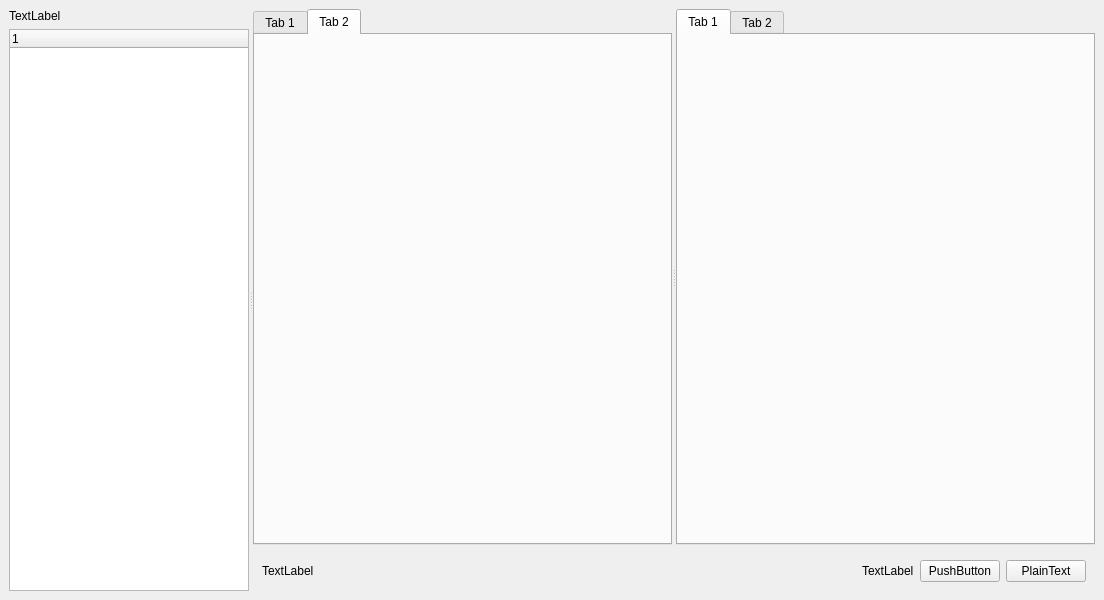
<?xml version="1.0" encoding="UTF-8"?>
<ui version="4.0">
 <class>MainWindow</class>
 <widget class="QMainWindow" name="MainWindow">
  <property name="geometry">
   <rect>
    <x>0</x>
    <y>0</y>
    <width>1104</width>
    <height>600</height>
   </rect>
  </property>
  <property name="windowTitle">
   <string>MainWindow</string>
  </property>
  <widget class="QWidget" name="centralwidget">
   <layout class="QVBoxLayout" name="verticalLayout_2">
    <item>
     <widget class="QSplitter" name="splitter_2">
      <property name="orientation">
       <enum>Qt::Horizontal</enum>
      </property>
      <widget class="QWidget" name="widget" native="true">
       <layout class="QVBoxLayout" name="verticalLayout_3">
        <item>
         <widget class="QLabel" name="label_3">
          <property name="text">
           <string>TextLabel</string>
          </property>
         </widget>
        </item>
        <item>
         <widget class="QTreeWidget" name="treeWidget">
          <column>
           <property name="text">
            <string notr="true">1</string>
           </property>
          </column>
         </widget>
        </item>
       </layout>
      </widget>
      <widget class="QWidget" name="widget_2" native="true">
       <layout class="QVBoxLayout" name="verticalLayout">
        <item>
         <widget class="QSplitter" name="splitter">
          <property name="orientation">
           <enum>Qt::Horizontal</enum>
          </property>
          <widget class="QTabWidget" name="tabWidget">
           <property name="currentIndex">
            <number>1</number>
           </property>
           <widget class="QWidget" name="tab">
            <attribute name="title">
             <string>Tab 1</string>
            </attribute>
           </widget>
           <widget class="QWidget" name="tab_2">
            <attribute name="title">
             <string>Tab 2</string>
            </attribute>
           </widget>
          </widget>
          <widget class="QTabWidget" name="tabWidget_2">
           <property name="currentIndex">
            <number>0</number>
           </property>
           <widget class="QWidget" name="tab_3">
            <attribute name="title">
             <string>Tab 1</string>
            </attribute>
           </widget>
           <widget class="QWidget" name="tab_4">
            <attribute name="title">
             <string>Tab 2</string>
            </attribute>
           </widget>
          </widget>
         </widget>
        </item>
        <item>
         <widget class="QWidget" name="widget_4" native="true">
          <property name="sizePolicy">
           <sizepolicy hsizetype="Preferred" vsizetype="Fixed">
            <horstretch>0</horstretch>
            <verstretch>0</verstretch>
           </sizepolicy>
          </property>
          <layout class="QHBoxLayout" name="horizontalLayout_2">
           <item>
            <widget class="QLabel" name="label">
             <property name="text">
              <string>TextLabel</string>
             </property>
            </widget>
           </item>
           <item>
            <spacer name="horizontalSpacer">
             <property name="orientation">
              <enum>Qt::Horizontal</enum>
             </property>
             <property name="sizeHint" stdset="0">
              <size>
               <width>598</width>
               <height>20</height>
              </size>
             </property>
            </spacer>
           </item>
           <item>
            <widget class="QLabel" name="label_2">
             <property name="text">
              <string>TextLabel</string>
             </property>
            </widget>
           </item>
           <item>
            <widget class="QPushButton" name="pushButton_2">
             <property name="text">
              <string>PushButton</string>
             </property>
            </widget>
           </item>
           <item>
            <widget class="QPushButton" name="pushButton">
             <property name="text">
              <string>PlainText</string>
             </property>
            </widget>
           </item>
          </layout>
         </widget>
        </item>
       </layout>
      </widget>
     </widget>
    </item>
   </layout>
  </widget>
  <widget class="QMenuBar" name="menubar">
   <property name="geometry">
    <rect>
     <x>0</x>
     <y>0</y>
     <width>1104</width>
     <height>22</height>
    </rect>
   </property>
  </widget>
  <action name="action">
   <property name="text">
    <string>Новый</string>
   </property>
  </action>
  <action name="action_2">
   <property name="text">
    <string>Открыть</string>
   </property>
  </action>
  <action name="action_3">
   <property name="text">
    <string>Поиск</string>
   </property>
  </action>
 </widget>
 <resources/>
 <connections/>
</ui>
